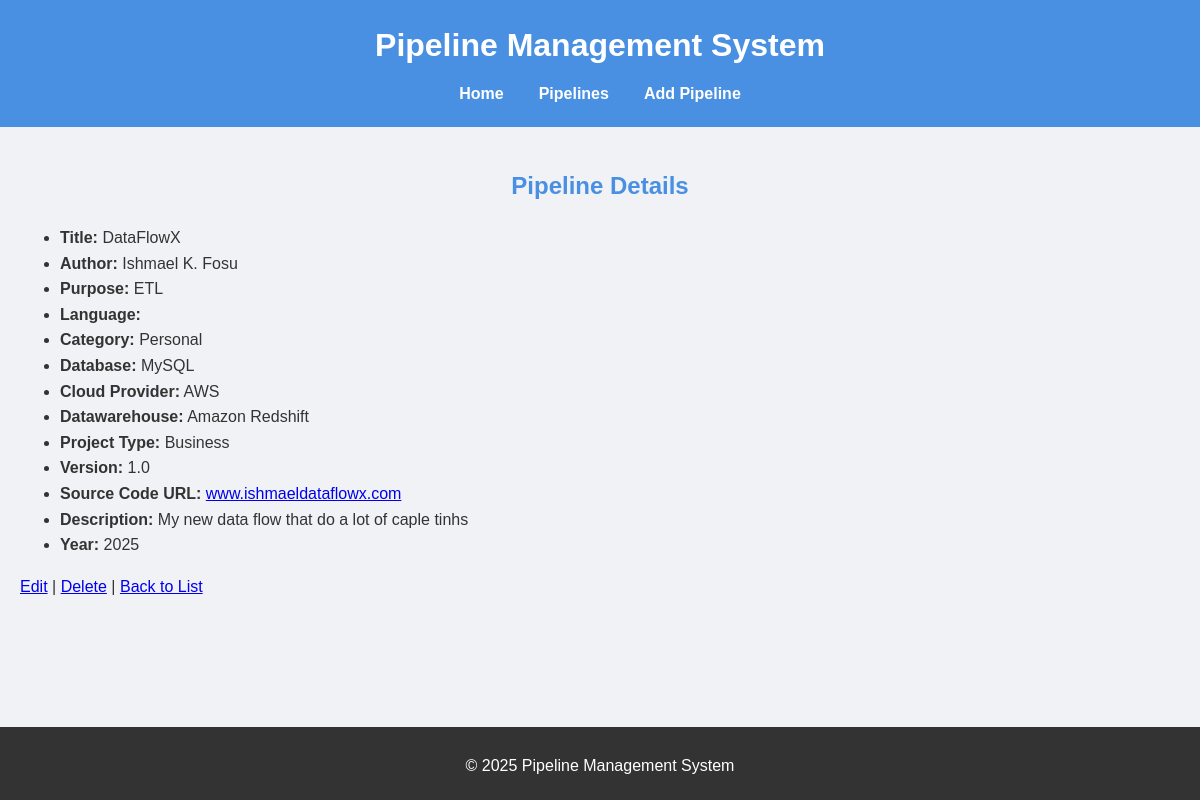
The page /pipelines/2/ on the database its author committed.
### DeLib/models.py (models this page shows)
class PipelineDetails(models.Model):
    project_purpose_choices = [
        ('ETL', 'ETL'),
        ('Data Analysis', 'Data Analysis'),
        ('Data Visualization', 'Data Visualization'),
        ('Data Modeling', 'Data Modeling'),
        ('Data Warehousing', 'Data Warehousing'),
        ('Data Lake', 'Data Lake'),
        ('Data Science', 'Data Science'),
        ('Machine Learning', 'Machine Learning'),
        ('Deep Learning', 'Deep Learning'),
        ('Natural Language Processing', 'Natural Language Processing'),
        ('Computer Vision', 'Computer Vision'),
        ('Big Data', 'Big Data'),
        ('Data Engineering', 'Data Engineering'),
        ('Data Governance', 'Data Governance'),
        ('Data Quality', 'Data Quality'),
        ('Data Security', 'Data Security'),
        ('Data Privacy', 'Data Privacy'),
        ('Data Catalog', 'Data Catalog'),
        ('Data Lineage', 'Data Lineage'),
        ('Data Profiling', 'Data Profiling'),
        ('Data Masking', 'Data Masking'),
        ('Data Monitoring', 'Data Monitoring'),
        ('Data Orchestration', 'Data Orchestration'),
        ('Data Pipelines', 'Data Pipelines'),
        ('Data Replication', 'Data Replication'),
        ('Data Integration', 'Data Integration'),
        ('Data Migration', 'Data Migration'),
        ('Data Transformation', 'Data Transformation'),
        ('Data Ingestion', 'Data Ingestion'),
        ('Data Streaming', 'Data Streaming'),
        ('Data Batch Processing', 'Data Batch Processing'),
        ('Data Real-time Processing', 'Data Real-time Processing')
    ]
    database_choices = [
        ('MySQL', 'MySQL'),
        ('PostgreSQL', 'PostgreSQL'),
        ('MongoDB', 'MongoDB'),
        ('Azure SQL Database', 'Azure SQL Database'),
        ('Amazon Redshift', 'Amazon Redshift'),
        ('Google Cloud Spanner', 'Google Cloud Spanner'),
        ('DynamoDB', 'DynamoDB'),
        ('Cassandra', 'Cassandra'),
        ('Snowflake', 'Snowflake'),
        ('Oracle Database', 'Oracle Database'),
        ('IBM Db2', 'IBM Db2'),
        ('SQL Server', 'SQL Server'),
        ('Sybase', 'Sybase'),
        ('MariaDB', 'MariaDB'),
        ('SQLite', 'SQLite'),
        ('Firebase', 'Firebase'),
        ('Google Cloud Firestore', 'Google Cloud Firestore'),
        ('Google Cloud Bigtable', 'Google Cloud Bigtable'),
        ('Apache Cassandra', 'Apache Cassandra')
    ]
    datawarehouse_choices = [
        ('Amazon Redshift', 'Amazon Redshift'),
        ('Google Cloud Spanner', 'Google Cloud Spanner'),
        ('Snowflake', 'Snowflake'),
        ('Oracle Database', 'Oracle Database'),
        ('IBM Db2', 'IBM Db2'),
        ('SQL Server', 'SQL Server'),
        ('MariaDB', 'MariaDB'),
        ('Google Cloud Firestore', 'Google Cloud Firestore'),
        ('Google Cloud Bigtable', 'Google Cloud Bigtable')
    ]
    cloud_provider_choices = [
        ('AWS', 'Amazon Web Services (AWS)'),
        ('Azure', 'Microsoft Azure'),
        ('GCP', 'Google Cloud Platform (GCP)'),
        ('IBM Cloud', 'IBM Cloud'),
        ('Oracle Cloud', 'Oracle Cloud'),
        ('Alibaba Cloud', 'Alibaba Cloud'),
        ('Snowflake', 'Snowflake'),
        ('Databricks', 'Databricks'),
        ('Cloudera', 'Cloudera'),
        ('BigQuery', 'Google BigQuery'),
        ('Redshift', 'Amazon Redshift'),
        ('Synapse', 'Azure Synapse Analytics'),
        ('Dremio', 'Dremio'),
        ('Flink', 'Apache Flink Cloud Services'),
        ('Confluent', 'Confluent Cloud (Kafka)'),
        ('DataBricks', 'DataBricks on AWS/Azure'),
        ('Firebolt', 'Firebolt'),
        ('ClickHouse', 'ClickHouse Cloud'),
        ('ElasticSearch', 'Elastic Cloud'),
        ('MinIO', 'MinIO Object Storage')
    ]
    project_type_choices = [
        ('Business', 'Business'),
        ('Education', 'Education'),
        ('Government', 'Government'),
        ('Healthcare', 'Healthcare'),
        ('Insurance', 'Insurance'),
        ('Manufacturing', 'Manufacturing'),
        ('Retail', 'Retail'),
        ('Service', 'Service'),
        ('Technology', 'Technology'),
        ('Transportation', 'Transportation'),
        ('Other', 'Other')
    ]
    category_choices = [
        ('Personal', 'Personal'),
        ('Company', 'Company'),
        ('Group', 'Group'),
        ('Community', 'Community')
    ]
    author = models.CharField(max_length=100)
    purpose = models.CharField(max_length=100, choices=project_purpose_choices, default='ETL')
    title = models.CharField(max_length=100)
    language = models.CharField(max_length=250)
    category = models.CharField(max_length=100, choices=category_choices, default='Personal')
    database_type = models.CharField(max_length=100, choices=database_choices, default='MySQL')
    cloud_provider = models.CharField(max_length=100, choices=cloud_provider_choices, default='AWS')
    datawarehouse = models.CharField(max_length=100, choices=datawarehouse_choices, default='Amazon Redshift')
    type_of_project = models.CharField(max_length=100, choices=project_type_choices, default='Business')
    version = models.CharField(max_length=50)
    source_code_url = models.URLField(max_length=250)
    description = models.TextField()
    year = models.IntegerField()

### DeLib/views.py (the view)
# urls.py: path('pipelines/<int:pk>/', views.pipeline_detail, name='pipeline_detail'),
def pipeline_detail(request, pk):
    pipeline = get_object_or_404(PipelineDetails, pk=pk)
    return render(request, 'pipelines/detail.html', {'pipeline': pipeline})

### DeLib/templates/pipelines/detail.html (shortened to what this page needs)
{% extends 'base.html' %}
{% block content %}
<h2>Pipeline Details</h2>
<ul>
    <li><strong>Title:</strong> {{ pipeline.title }}</li>
    <li><strong>Author:</strong> {{ pipeline.author }}</li>
    <li><strong>Purpose:</strong> {{ pipeline.purpose }}</li>
    <li><strong>Language:</strong> {{ pipeline.language }}</li>
    <li><strong>Category:</strong> {{ pipeline.category }}</li>
    <li><strong>Database:</strong> {{ pipeline.database_type }}</li>
    <li><strong>Cloud Provider:</strong> {{ pipeline.cloud_provider }}</li>
    <li><strong>Datawarehouse:</strong> {{ pipeline.datawarehouse }}</li>
    <li><strong>Project Type:</strong> {{ pipeline.type_of_project }}</li>
    <li><strong>Version:</strong> {{ pipeline.version }}</li>
    <li><strong>Source Code URL:</strong> <a href="{{ pipeline.source_code_url }}" target="_blank">{{ pipeline.source_code_url }}</a></li>
    <li><strong>Description:</strong> {{ pipeline.description }}</li>
    <li><strong>Year:</strong> {{ pipeline.year }}</li>
</ul>
<a href="{% url 'pipeline_edit' pipeline.pk %}">Edit</a> |
<a href="{% url 'pipeline_delete' pipeline.pk %}">Delete</a> |
<a href="{% url 'pipeline_list' %}">Back to List</a>
{% endblock %}

### rows shown on the page
PipelineDetails: title "DataFlowX", author "Ishmael K. Fosu", purpose "ETL", category "Personal", database_type "MySQL", cloud_provider "AWS", datawarehouse "Amazon Redshift", type_of_project "Business", version "1.0", source_code_url "www.ishmaeldataflowx.com", description "My new data flow that do a lot of caple tinhs", year "2025"
